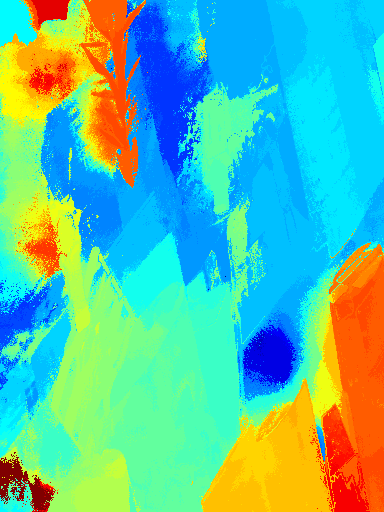
#> input picture final/cross_voting/TL0.png, 384 x 512 px, found by its file name
$ python main.py --input-right cross_voting/TL0.png   (older library calls are emulated)
#> lines starting #> are read from the running program, lines starting #| are printed output that depends on the picture
### final/util.py
import numpy as np
import re
import sys

# [31 lines left out: function readPFM, not called in this run]


def writePFM(file, image, scale=1):
    file = open(file, 'wb')

    if image.dtype.name != 'float32':
        raise Exception('Image dtype must be float32.')

    image = np.flipud(image)

    if len(image.shape) == 3 and image.shape[2] == 3:  # color image
        color = True
    elif len(image.shape) == 2 or len(image.shape) == 3 and image.shape[2] == 1:  # greyscale
        color = False
    else:
        raise Exception(
            'Image must have H x W x 3, H x W x 1 or H x W dimensions.')

    file.write(b'PF\n' if color else b'Pf\n')
    file.write(b'%d %d\n' % (image.shape[1], image.shape[0]))

    endian = image.dtype.byteorder

    if endian == '<' or endian == '=' and sys.byteorder == 'little':
        scale = -scale

    file.write(b'%f\n' % scale)

    image.tofile(file)

def cal_avgerr(GT, disp):
    return np.sum(np.multiply(np.abs(GT - disp), GT[GT != np.inf].reshape(GT.shape[0], GT.shape[1]))) / np.sum(GT[GT != np.inf])

### final/main.py
import numpy as np
import argparse
import cv2
import time
from scipy.ndimage import convolve
from scipy.ndimage.filters import gaussian_filter
from cv2 import ximgproc
from util import *
import imageio


parser = argparse.ArgumentParser(description='Disparity Estimation')
parser.add_argument('-il', '--input-left', default='./data/Synthetic/TL0.png', type=str, help='input left image')
parser.add_argument('-ir', '--input-right', default='./data/Synthetic/TR0.png', type=str, help='input right image')
parser.add_argument('-oe', '--output-edge', default='./data/Edge/TL0.png', type=str, help='output edge image')
parser.add_argument('-o', '--output', default='./TL0.pfm', type=str, help='left disparity map')
parser.add_argument('-d', '--max_disp', default=30, type=int, help='max dispairity value')
parser.add_argument('-gt', '--ground_truth', default=None, type=str, help='ground truth disparity map (available only for synthetic data)')
parser.add_argument('-ks', '--kernel_size', default=9, type=int)
args = parser.parse_args()


def preprocess(img, approach=0):
    if approach == 0:
        img_yuv = cv2.cvtColor(img, cv2.COLOR_BGR2YUV)
        img_yuv[:, :, 0] = cv2.equalizeHist(img_yuv[:, :, 0])
        img_output = cv2.cvtColor(img_yuv, cv2.COLOR_YUV2BGR)
    elif approach == 1:
        equ = cv2.equalizeHist(img)
        img_output = np.hstack(img, equ)
    elif approach == 2:
        img_output = cv2.Canny(img,100,200)
    elif approach == 3:
        img_lab = cv2.cvtColor(img, cv2.COLOR_BGR2LAB)
        lab_planes = cv2.split(img_lab)
        clahe = cv2.createCLAHE(clipLimit=4.0, tileGridSize=(8, 8))
        lab_planes[0] = clahe.apply(lab_planes[0])
        img_lab = cv2.merge(lab_planes)
        img_output = cv2.cvtColor(img_lab, cv2.COLOR_LAB2BGR)
    return img_output


def calculate_cost(I1, I2, Iedge, cost_type='best'):
    cost_d = np.zeros(shape=(I1.shape[0], I1.shape[1]))
    if cost_type == 'best':
        cost_d = np.clip(np.mean(np.abs(I1 - I2), axis=-1), a_min=None, a_max=15)
    elif cost_type == 'absolute':
        cost_d = np.mean(np.abs(I1 - I2), axis=-1)
    elif cost_type == 'squared':
        cost_d = np.mean(np.square(I1 - I2), axis=-1)
    elif cost_type == 'weighted':
        cost_d = np.clip(np.mean(np.abs(I1 - I2), axis=-1), a_min=None, a_max=15)
        cost_d = (Iedge/255 +2) * cost_d
    else:
        print('Invalid cost type!')
        exit(0)
    return cost_d


def generate_kernel(size, kernel_type='best'):
    if kernel_type == 'best':
        kernel = np.full(shape=(size, size), fill_value=1.0/(size**2))
    elif kernel_type == 'uniform':
        kernel = np.full(shape=(size, size), fill_value=1.0/(size**2))
    elif kernel_type == 'gaussian':
        kernel_1D = cv2.getGaussianKernel(ksize=size, sigma=0.3)
        kernel = kernel_1D.T * kernel_1D
    return kernel


def computeDisp(Il, Ir, max_disp, Iedge):
    h, w, ch = Il.shape
    disp = np.zeros(shape=(h, w))
    Il, Ir, Iedge = Il.astype('float'), Ir.astype('float'), Iedge.astype('float') # the original dtype of Il and Ir is uint8
    # imageio.imwrite(args.output_edge, Iedge)
    # >>> Cost computation
    tic = time.time()
    # TODO: Compute matching cost from Il and Ir
    costs_original = np.zeros(shape=(h, w, max_disp))
    for d in range(1, max_disp+1):
        cost_d = calculate_cost(Il[:, d:], Ir[:, :-d], Iedge[:, d:], cost_type='weighted')
        costs_original[:, :, d-1] = np.pad(cost_d, pad_width=((0, 0), (d, 0)), mode='edge')

    toc = time.time()
    #print('* Elapsed time (cost computation): %f sec.' % (toc - tic))

    # >>> Cost aggregation
    tic = time.time()
    # TODO: Refine cost by aggregate nearby costs
    costs_aggregated = np.zeros(shape=(h, w, max_disp))
    kernel = generate_kernel(size=args.kernel_size, kernel_type='gaussian')
    for d in range(max_disp):
        costs_aggregated[:, :, d] = convolve(costs_original[:, :, d], kernel)
    toc = time.time()
    #print('* Elapsed time (cost aggregation): %f sec.' % (toc - tic))

    # >>> Disparity optimization
    tic = time.time()
    disp = np.argmin(costs_aggregated, axis=-1) + 1
    toc = time.time()
    #print('* Elapsed time (disparity optimization): %f sec.' % (toc - tic))

    # >>> Disparity refinement
    tic = time.time()

    # [56 lines of commented-out code are left out]
    k = 40
    for h_i in range(h):
        for w_i in range(w):
            if disp[h_i, w_i] == 1:
                neighbors = disp[max(0, h_i-k):min(h-1, h_i+k)+1, max(0, w_i-k):min(w-1, w_i+k)+1].flatten()
                disp[h_i, w_i] = np.argmax(np.bincount(neighbors))

    # Weighted Median Filtering
    disp = ximgproc.weightedMedianFilter(Il.astype('uint8'), disp.astype('float32'), 25, 5, ximgproc.WMF_JAC)

    toc = time.time()
    #print('* Elapsed time (disparity refinement): %f sec.' % (toc - tic))

    return disp


def main():
    print('Compute disparity for %s' % args.input_left)
    img_left = preprocess(cv2.imread(args.input_left), approach=0)
#> in preprocess, `img_yuv = cv2.cvtColor(img, cv2.COLOR_BGR2YUV)`: img_yuv: shape (512, 384, 3); mean of channels 0, 1, 2 159, 129.8, 70.6
#> in preprocess, img is the input picture: shape (512, 384, 3); mean B, G, R 162.3, 192.5, 91.8
#> in preprocess, `img_yuv[:, :, 0] = cv2.equalizeHist(img_yuv[:, :, 0])`: img_yuv: shape (512, 384, 3); mean of channels 0, 1, 2 135, 129.8, 70.6
#> in preprocess, `img_output = cv2.cvtColor(img_yuv, cv2.COLOR_YUV2BGR)`:
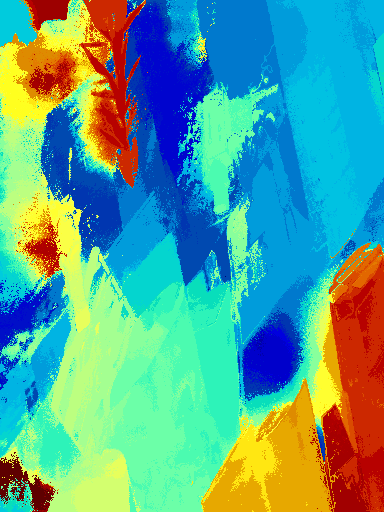
#> img_output: shape (512, 384, 3); mean B, G, R 146.7, 163.7, 86.8
    img_right = preprocess(cv2.imread(args.input_right), approach=0)
    img_edge = preprocess(cv2.imread(args.input_left), approach=2)
#> call 3 of preprocess, with approach = 2
#> in preprocess (call 3), `img_output = cv2.Canny(img,100,200)`:
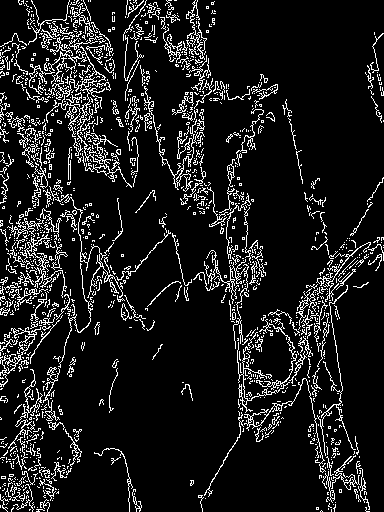
#> img_output: shape (512, 384); 10.9% white in thin lines or dots
    tic = time.time()
    disp = computeDisp(img_left, img_right, args.max_disp, img_edge)
#> in computeDisp, `Il, Ir, Iedge = Il.astype('float'), Ir.astype('float'), Iedge.astype('..`: Iedge: shape (512, 384) float64; 10.9% white in thin lines or dots
#> the loop in computeDisp, `for d in range(1, max_disp+1):` made 30 passes
#> pass 1, in calculate_cost, `cost_d = (Iedge/255 +2) * cost_d`:
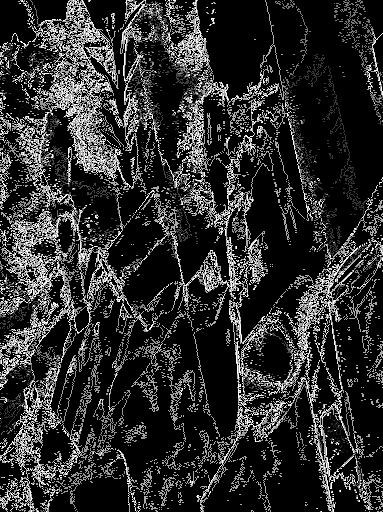
#> cost_d: shape (512, 383) float64; min 0, max 45, mean 8.2; drawn with min black and max white
#> after the loop in computeDisp, `for d in range(1, max_disp+1):`:
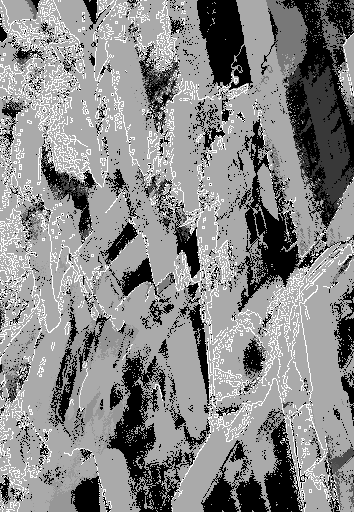
#> cost_d: shape (512, 354) float64; min 0, max 45, mean 24.1; drawn with min black and max white
#> in computeDisp, `disp = np.argmin(costs_aggregated, axis=-1) + 1`:
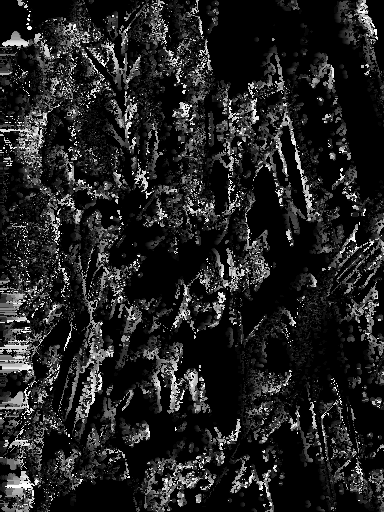
#> disp: shape (512, 384) int64; min 1, max 30, mean 4.9; drawn with min black and max white
#> in computeDisp, `disp = ximgproc.weightedMedianFilter(Il.astype('uint8'), disp.astype('..`:
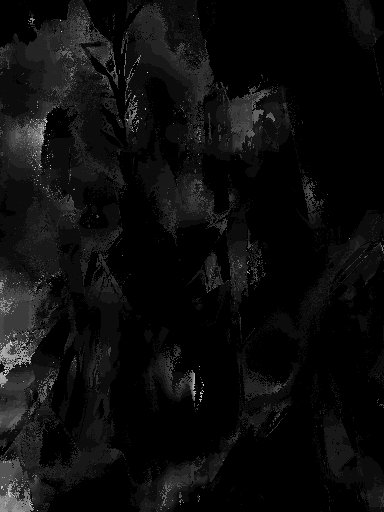
#> disp: shape (512, 384) float32; min 1, max 22, mean 2.1; drawn with min black and max white
    toc = time.time()
    writePFM(args.output, disp)
#> in writePFM, `image = np.flipud(image)`:
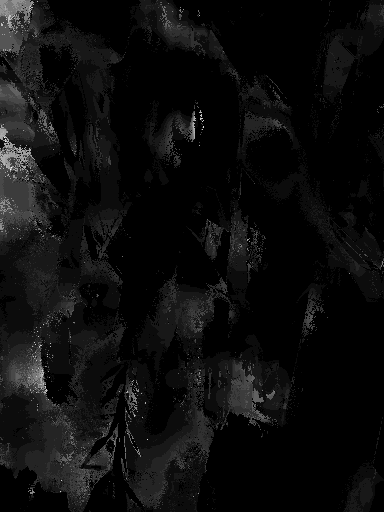
#> image: shape (512, 384) float32; min 1, max 22, mean 2.1; drawn with min black and max white
    #print('Elapsed time: %f sec.' % (toc - tic))
    if args.ground_truth != None:
        gt = readPFM(args.ground_truth)
        print('# average error: {}\n'.format(cal_avgerr(gt, disp)))


if __name__ == '__main__':
    main()
